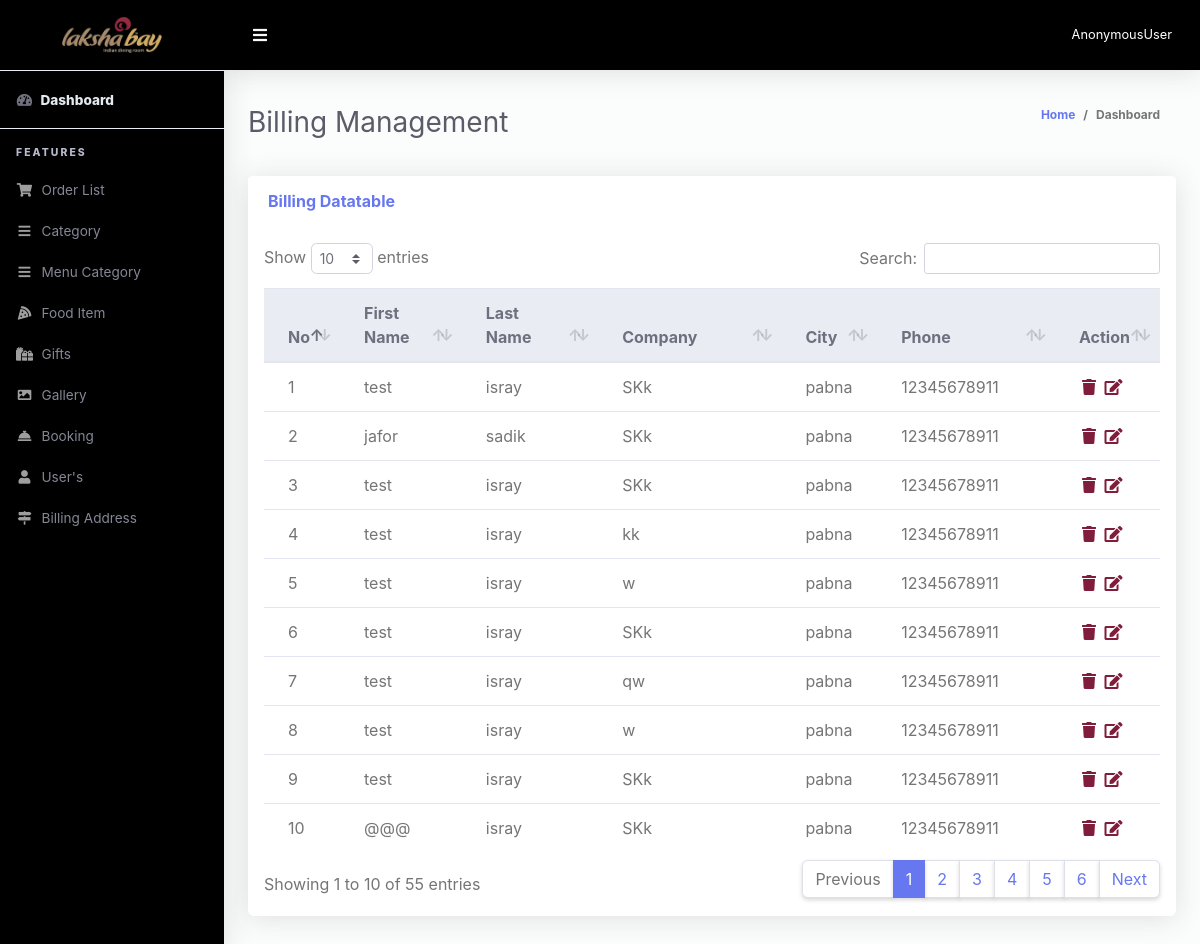
The app's page /superadmin/billing with its own data.
### App_Payment/models.py (models this page shows, shortened)
class BillingAddress(models.Model):
    firstname = models.CharField(max_length=50)
    lastname = models.CharField(max_length=50)
    company = models.CharField(max_length=100)
    country = models.CharField(max_length=50)
    address = models.CharField(max_length=264)
    address2 = models.CharField(max_length=265,blank=True)
    city = models.CharField(max_length=30)
    state = models.CharField(max_length=30)
    zipcode = models.CharField(max_length=10)
    phone = models.CharField(max_length=15)
    aditional_info = models.TextField(blank=True, default="additional information")
    class Meta:
        verbose_name_plural = "Billing Addresses"

### App_Superadmin/views.py (the view)
# urls.py: path('billing', views.BillingView, name="billing"),
def BillingView(request):
    billing = BillingAddress.objects.all().order_by("-id")
    context = {
        'billings': billing,
    }
    return render(request, 'App_Superadmin/billingaddress.html', context)

### templates/App_Superadmin/billingaddress.html (shortened to what this page needs)
{% extends 'App_Superadmin/base.html' %}
{% load static %}
{% block content %}
 <div class="container-fluid" id="container-wrapper">
          <div class="d-sm-flex align-items-center justify-content-between mb-4">
            <h1 class="h3 mb-0 text-gray-800">Billing Management</h1>
            <ol class="breadcrumb">
              <li class="breadcrumb-item"><a href="{% url 'App_Lakshabay:index' %}">Home</a></li>
              <li class="breadcrumb-item active" aria-current="page">Dashboard</li>
            </ol>
          </div>
          <div class="row mb-3">
          <div class="col-lg-12">
              <div class="card mb-4">
                <div class="card-header py-3 d-flex flex-row align-items-center justify-content-between">
                  <h6 class="m-0 font-weight-bold text-primary">Billing Datatable</h6>
                </div>
                <div class="table-responsive p-3">
                  <table class="table align-items-center table-flush table-hover" id="dataTableHover">
                    <thead class="thead-light">
                      <tr>
                        <th>No</th>
                        <th>First Name</th>
                        <th>Last Name</th>
                        <th>Company</th>
                        <th>City</th>
                        <th>Phone</th>
                        <th>Action</th>
                      </tr>
                    </thead>
                    <tbody>
                    {% for g in billings %}
                      <tr>
                        <td>{{ forloop.counter }}</td>
                        <td>{{ g.firstname }}</td>
                        <td>{{ g.lastname }}</td>
                        <td>{{ g.company }}</td>
                        <td>{{ g.city }}</td>
                        <td>{{g.phone }}</td>
                        <td>
                            <a href="{% url 'App_Superadmin:deletebilling' g.id %}"  onclick="return confirm('Are you sure you want to delete this item?');">
                                <i class="fas fa-fw fa-trash" style="color: #801d3b;"></i>
                            </a>
                            <a href="{% url 'App_Superadmin:updatebilling' g.id %}"><i class="fas fa-fw fa-edit" style="color: #801d3b;"></i></a>
                        </td>
                      </tr>
                     {% endfor %}
                    </tbody>
                  </table>
                </div>
              </div>
            </div>
          </div>
        </div>
{% endblock %}

### records on screen
BillingAddress: firstname "test", lastname "isray", company "SKk", city "pabna", phone "12345678911"
BillingAddress: firstname "jafor", lastname "sadik", company "SKk", city "pabna", phone "12345678911"
BillingAddress: firstname "test", lastname "isray", company "SKk", city "pabna", phone "12345678911"
BillingAddress: firstname "test", lastname "isray", company "kk", city "pabna", phone "12345678911"
BillingAddress: firstname "test", lastname "isray", company "w", city "pabna", phone "12345678911"
BillingAddress: firstname "test", lastname "isray", company "SKk", city "pabna", phone "12345678911"
BillingAddress: firstname "test", lastname "isray", company "qw", city "pabna", phone "12345678911"
BillingAddress: firstname "test", lastname "isray", company "w", city "pabna", phone "12345678911"
BillingAddress: firstname "test", lastname "isray", company "SKk", city "pabna", phone "12345678911"
BillingAddress: firstname "@@@", lastname "isray", company "SKk", city "pabna", phone "12345678911"

### other values on screen
{{ request.user }} "AnonymousUser"
